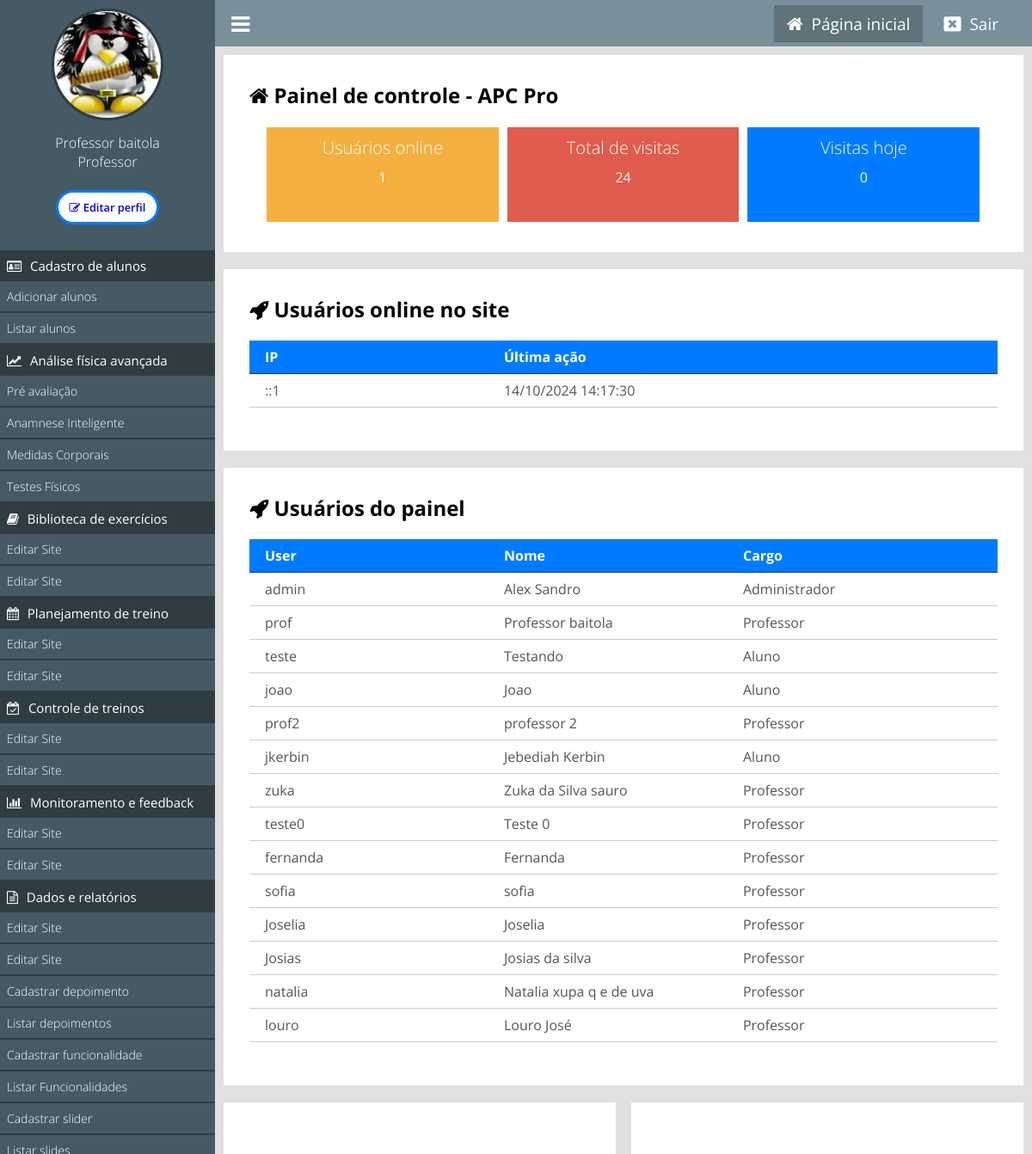
Page /painel/ (signed in) on the committed database.
### painel/pages/funcoes.php (called while the page is built, shortened)
<?php
function obterLinkAnamnese($usuario_id) {
    $conn = new mysqli(HOST, USER, PASSWORD, DATABASE);
    $sql = "
        SELECT *
        FROM tb_perfis_usuarios
        WHERE usuario_id = ?
        ORDER BY data_avaliacao DESC
        LIMIT 1
    ";
    $stmt = $conn->prepare($sql);
    $stmt->bind_param('i', $usuario_id);
    $stmt->execute();
    $result = $stmt->get_result();
    $perfil = $result->fetch_assoc();
    if (!$perfil) {
        return "anamnese-geral";
    }
    return $link ?? "anamnese-geral";
}
?>

### classes/MySql.php (called while the page is built)
<?php
    class MySql{
        private static $pdo;
        public static function conectar(){
            if(self::$pdo == null){
                try{
                    self::$pdo = new PDO('mysql:host='.HOST.';dbname='.DATABASE,USER,PASSWORD,array(PDO::MYSQL_ATTR_INIT_COMMAND => "SET NAMES utf8"));
                    self::$pdo->setAttribute(PDO::ATTR_ERRMODE,PDO::ERRMODE_EXCEPTION);
                }catch(Exception $e) {
                    echo 'erro ao conectar, tente novamente mais tarde';
                }
            }
            return self::$pdo;
        }
    }
?>

### painel/pages/home.php (the view, shortened to what this page needs)
<?php
    $usuariosOnline = Painel::listarUsuariosOnline();
    $pegarVisitasTotais = MySql::conectar()->prepare("SELECT * FROM `tb_admin.visitas`");
    $pegarVisitasTotais->execute();
    $pegarVisitasTotais = $pegarVisitasTotais->rowCount();
    $pegarVisitasHoje = MySql::conectar()->prepare("SELECT * FROM `tb_admin.visitas` WHERE dia =?");
    $pegarVisitasHoje->execute(array(date('Y-m-d')));
    $pegarVisitasHoje = $pegarVisitasHoje->rowCount();
?>
<div class="box-content left w100">
    <h2><i class="fa fa-home"></i> Painel de controle - <?php echo NOME_EMPRESA ?></h2>
    <div class="box-metricas">
    <div class="box-metrica-single">
        <div class="box-metrica-wraper">
            <h2>Usuários  online</h2>
                <p><?php echo count($usuariosOnline); ?></p>
            </div>
        </div>
        <div class="box-metrica-single">
            <div class="box-metrica-wraper">
                <h2>Total de visitas</h2>
                <p><?php echo $pegarVisitasTotais; ?></p>
            </div>
        </div>
        <div class="box-metrica-single">
            <div class="box-metrica-wraper">
                <h2>Visitas hoje</h2>
                <p><?php echo $pegarVisitasHoje; ?></p>
            </div>
        </div>
    </div>
</div>
<div class="box-content left w100">
    <h2><i class="fa fa-rocket" aria-hidden="true"></i> Usuários online no site</h2>
    <div class="table-responsive">
        <div class="row">
            <div class="col">
                <span>IP</span>
            </div>
            <div class="col">
                <span>Última ação</span>
            </div>
        </div>
    <?php
        foreach ($usuariosOnline as $key => $value) {
    ?>
        <div class="row">
            <div class="col">
                <span><?php echo $value['ip'] ?></span>
            </div>
            <div class="col">
                <span><?php echo date('d/m/Y H:i:s',strtotime($value['ultima_acao'])) ?></span>
            </div>
        </div>
    <?php } ?>
    </div>
</div>
<div class="box-content left w100">
    <h2><i class="fa fa-rocket" aria-hidden="true"></i> Usuários do painel</h2>
    <div class="table-responsive">
        <div class="row">
            <div class="col">
                <span>User</span>
            </div>
            <div class="col">
                <span>Nome</span>
            </div>
            <div class="col">
                <span>Cargo</span>
            </div>
        </div>
    <?php
        $usuariosPainel = MySql::conectar()->prepare("SELECT * FROM `tb_admin.usuarios`");
        $usuariosPainel->execute();
        $usuariosPainel = $usuariosPainel->fetchAll();
        foreach ($usuariosPainel as $key => $value) {
    ?>
        <div class="row">
            <div class="col">
                <span><?php echo $value['user'] ?></span>
            </div>
            <div class="col">
                <span><?php echo $value['nome'] ?></span>
            </div>
            <div class="col">
                <span><?php echo pegaCargo($value['cargo']); ?></span>
            </div>
        </div>
    <?php } ?>
    </div>
</div>
    <div class="box-content left w50">
    </div>
    <div class="box-content right w50">
    </div>

### painel/index.php
<?php
    include_once('../config.php');
    if(Painel::logado() == false){
        include('login.php');
    } else {
        include('main.php');
    }
?>

### painel/main.php (shortened to what this page needs)
<?php
    include_once('../config.php');
    include_once('pages/funcoes.php');
    $usuario_id = $_SESSION['id'];
    $anamneseLink = obterLinkAnamnese($usuario_id);
?>
<!DOCTYPE html>
<html lang="pt-br">
<head>
    <link rel="stylesheet" href="https://cdnjs.cloudflare.com/ajax/libs/font-awesome/4.7.0/css/font-awesome.min.css">
    <link href="<?php echo INCLUDE_PATH_PAINEL ?>css/style.css" rel="stylesheet"/>
    <link rel="stylesheet" href="https://cdn.datatables.net/2.1.8/css/dataTables.dataTables.css">
</head>
<body>
<div class="menu">
    <div class="menu-wraper">
        <div class="box-usuario">
            <?php
                if($_SESSION['img'] == ''){
            ?>
                <div class="avatar-usuario">
                    <i class="fa fa-user"></i>
                </div>
            <?php } else { ?>
                <div class="imagem-usuario">
                    <img src="<?php echo INCLUDE_PATH_PAINEL ?>uploads/<?php echo $_SESSION['img']; ?>" />
                </div>
            <?php } ?>
            <div class="nome-usuario">
                <p><?php echo $_SESSION['nome']; ?></p>
                <p><?php echo pegaCargo($_SESSION['cargo']); ?></p><br>
                <button><a href="<?php echo INCLUDE_PATH_PAINEL ?>editar-perfil"><i class="fa fa-pencil-square-o" aria-hidden="true"></i>  Editar perfil</a></button>
            </div>
        </div>
        <div class="items-menu">
            <h2 <?php verificaPermissaoMenu(1); ?>id="menu-usuarios" class="ativo"><i class="fa fa-id-card-o" aria-hidden="true"></i> Cadastro de <?php if($_SESSION['cargo'] == 2) { echo 'professores'; } else { echo 'alunos'; } ?></h2>
            <a <?php selecionadoMenu('adicionar-usuario');  ?> href="<?php echo INCLUDE_PATH_PAINEL ?>adicionar-usuario">Adicionar <?php if($_SESSION['cargo'] == 2) { echo 'professores'; } else { echo 'alunos'; } ?> </a>
            <a <?php selecionadoMenu('listar-usuarios'); ?> href="<?php echo INCLUDE_PATH_PAINEL ?>listar-usuarios">Listar <?php if($_SESSION['cargo'] == 2) { echo 'professores'; } else { echo 'alunos'; } ?></a>
            <h2 id="menu-analise"><i class="fa fa-line-chart" aria-hidden="true"></i> Análise física avançada</h2>
            <a <?php selecionadoMenu('formulario-perfis'); ?>href="<?php echo INCLUDE_PATH_PAINEL ?>formulario-perfis">Pré avaliação</a>
            <a <?php selecionadoMenu($anamneseLink); ?> href="<?php echo INCLUDE_PATH_PAINEL . $anamneseLink;?>">Anamnese Inteligente</a>
            <a <?php selecionadoMenu('medidas-corporais'); ?>href="">Medidas Corporais</a>
            <a <?php selecionadoMenu('testes-fisicos'); ?>href="">Testes Físicos</a>
            <h2 id="menu-biblioteca"><i class="fa fa-book" aria-hidden="true"></i> Biblioteca de exercícios</h2>
            <a <?php selecionadoMenu('editar-site'); ?>href="">Editar Site</a>
            <a <?php selecionadoMenu('editar-site'); ?>href="">Editar Site</a>
            <h2 id="menu-planejamento"><i class="fa fa-calendar" aria-hidden="true"></i> Planejamento de treino</h2>
            <a <?php selecionadoMenu('editar-site'); ?>href="">Editar Site</a>
            <a <?php selecionadoMenu('editar-site'); ?>href="">Editar Site</a>
            <h2 id="menu-controle"><i class="fa fa-calendar-check-o" aria-hidden="true"></i> Controle de treinos</h2>
            <a <?php selecionadoMenu('editar-site'); ?>href="">Editar Site</a>
            <a <?php selecionadoMenu('editar-site'); ?>href="">Editar Site</a>
            <h2 id="menu-monitoramento"><i class="fa fa-bar-chart" aria-hidden="true"></i> Monitoramento e feedback</h2>
            <a <?php selecionadoMenu('editar-site'); ?>href="">Editar Site</a>
            <a <?php selecionadoMenu('editar-site'); ?>href="">Editar Site</a>
            <h2 id="menu-relatorio"><i class="fa fa-file-text-o" aria-hidden="true"></i> Dados e relatórios</h2>
            <a <?php selecionadoMenu('editar-site'); ?>href="">Editar Site</a>
            <a <?php selecionadoMenu('editar-site'); ?>href="">Editar Site</a>
            <a <?php selecionadoMenu('cadastrar-depoimento'); ?>href="<?php echo INCLUDE_PATH_PAINEL ?>cadastrar-depoimento">Cadastrar depoimento</a>
            <a <?php selecionadoMenu('listar-depoimentos'); ?>href="<?php echo INCLUDE_PATH_PAINEL ?>listar-depoimentos">Listar depoimentos</a>
            <a <?php selecionadoMenu('cadastrar-funcionalidade'); ?>href="">Cadastrar funcionalidade</a>
            <a <?php selecionadoMenu('listar-funcionalidades'); ?>href="">Listar Funcionalidades</a>
            <a <?php selecionadoMenu('cadastrar-slider'); ?>href="">Cadastrar slider</a>
            <a <?php selecionadoMenu('listar-slides'); ?>href="">Listar slides</a>
        </div>
    </div>
</div>
    <header>
        <div class="center">
            <div class="menu-btn">
                <i class="fa fa-bars"></i>
            </div>
            <div class="logout">
                <a <?php if(@$_GET['url'] == ''){ ?> style="background: #60727a; padding: 8px 15px;" <?php } ?> href="<?php echo INCLUDE_PATH_PAINEL ?>"><i class="fa fa-home"></i><span>Página inicial</span></a>
                <a href="<?php echo INCLUDE_PATH_PAINEL ?>?logout"><i class="fa fa-window-close"></i><span>Sair</span></a>
            </div>
        </div>
    </header>
<div class="content">
    <?php Painel::loadPage(); ?>
</div>
</body>
</html>

### config.php (shortened to what this page needs)
<?php
	function pegaCargo($indice){
		return Painel::$cargos[$indice];
	}
	function selecionadoMenu($par) {
		$url = isset($_GET['url']) ? explode('/', filter_var($_GET['url'], FILTER_SANITIZE_URL))[0] : '';
		if ($url === $par) {
			echo 'class="menu-active"';
		}
	}
	function verificaPermissaoMenu($permissao){
		if($_SESSION['cargo'] >= $permissao){
			return;
		} else {
			echo 'style="display:none;"';
		}
	}
?>

### classes/Painel.php (shortened to what this page needs)
<?php
class Painel {
    public static function logado(){
        return isset($_SESSION['login']) ? true : false;
    }
    public static function loadPage(){
        if (isset($_GET['url'])) {
            $url = explode('/', $_GET['url']);
            if (file_exists('pages/' . $url[0] . '.php')) {
                include('pages/' . $url[0] . '.php');
            } else {
                header('Location: ' . INCLUDE_PATH_PAINEL);
            }
        } else {
            include('pages/home.php');
        }
    }
    public static function listarUsuariosOnline(){
        $sql = MySql::conectar()->prepare("SELECT * FROM `tb_admin.online`");
        $sql->execute();
        return $sql->fetchAll();
    }
    public static function limparUsuariosOnline(){
        $date = date('Y-m-d H:i:s');
    }
}
?>

### painel/css/style.css (style rules this page uses)
* { margin: 0; padding: 0; box-sizing: border-box; font-family: 'Open Sans', sans-serif; }
html,body { height: 100%; background: rgb(225,225,225); }
body { overflow-x: hidden; }
.center { padding: 0 2%; margin: 0 auto; }
header { position: relative; left: 250px; padding: 10px 0; background: #78909C; width: calc(100% - 250px); }
.logout { float: right; }
.logout a { padding: 0 20px; position: relative; top: 4px; color: white; font-size: 20px; text-decoration: none; }
.logout a > span { text-decoration: none; font-size: 19px; padding-left: 10px; }
.menu-btn { float: left; cursor: pointer; font-size: 25px; color: white; }
.menu-wraper { width: 250px; }
div.menu { overflow-x: hidden; overflow-y: auto; height: 100%; padding: 10px 0; position: fixed; left: 0; top: 0; background: #455A64; float: left; width: 250px; }
div.box-usuario { text-align: center; }
.imagem-usuario > img { display: inline-block; width: 130px; height: 130px; border-radius: 50%; border: 3px solid #2F3D42; }
.nome-usuario { text-align: center; margin-top: 10px; }
.nome-usuario p { color: white; font-size: 16px; font-weight: 300; }
.nome-usuario button a { text-decoration: none; }
.nome-usuario button { width: 120px; height: 40px; border: 3px solid #007bff; border-radius: 45px; transition: all 0.3s; cursor: pointer; background: white; font-size: 0.8em; font-weight: 550; text-decoration: nome; }
.w100 { width: 100%; }
.w50 { width: 49%; }
.left { float: left; }
.right { float: right; }
.content { width: calc(100% - 250px); position: relative; left: 250px; padding: 10px; }
.box-content { background: white; padding: 30px; margin-bottom: 20px; }
.box-metricas h2 { font-weight: 300; font-size: 23px; }
.items-menu { margin-top: 30px; }
.items-menu h2 { text-align: left; font-weight: normal; font-size: 15px; background: #2F3D42; color: white; padding: 8px; cursor: pointer; }
.items-menu h2 i { padding-right: 6px; }
.items-menu a { display: block; padding: 8px; font-weight: 300; font-size: 14px; text-decoration: none; color: white; border-bottom: 2px solid #2F3D42; }
.box-metricas { margin-top:16px; padding:0 15px; }
.box-metrica-single { float: left; position: relative; width: 33.3%; background: #F4B03E; border: 5px solid white; }
.box-metricas .box-metrica-single:nth-of-type(2) { background: #E05C4E; }
.box-metricas .box-metrica-single:nth-of-type(3) { background: #007bff; }
.box-metrica-wraper { padding: 10px 20px; text-align: center; color: white; }
.box-metrica-wraper h2 { font-size: 20px; }
.box-metrica-wraper p { padding: 10px 0; font-size: 16px; }
.table-responsive { max-width: 960px; margin: 20px auto; }
.table-responsive .row:nth-of-type(1) { font-weight: bold; background: #007bff; color: white; border-bottom: 1px solid #333; }
.table-responsive .row { color: #555; border-bottom: 1px solid #ccc; padding: 8px 18px; }
.col { float: left; width: 33.33%; }
@media screen and (max-width: 1200px) { .box-metrica-single { height: 120px; } }

### rows in the picture
tb_admin.online: ip "::1", ultima_acao "14/10/2024 14:17:30"
tb_admin.usuarios: user "admin", nome "Alex Sandro", cargo "Administrador"
tb_admin.usuarios: user "prof", nome "Professor baitola", cargo "Professor"
tb_admin.usuarios: user "teste", nome "Testando", cargo "Aluno"
tb_admin.usuarios: user "joao", nome "Joao", cargo "Aluno"
tb_admin.usuarios: user "prof2", nome "professor 2", cargo "Professor"
tb_admin.usuarios: user "jkerbin", nome "Jebediah Kerbin", cargo "Aluno"
tb_admin.usuarios: user "zuka", nome "Zuka da Silva sauro", cargo "Professor"
tb_admin.usuarios: user "teste0", nome "Teste 0", cargo "Professor"
tb_admin.usuarios: user "fernanda", nome "Fernanda", cargo "Professor"
tb_admin.usuarios: user "sofia", nome "sofia", cargo "Professor"
tb_admin.usuarios: user "Joselia", nome "Joselia", cargo "Professor"
tb_admin.usuarios: user "Josias", nome "Josias da silva", cargo "Professor"
tb_admin.usuarios: user "natalia", nome "Natalia xupa q e de uva", cargo "Professor"
tb_admin.usuarios: user "louro", nome "Louro José", cargo "Professor"

### other values in the picture
$_SESSION['nome'] "Professor baitola"
pegaCargo($_SESSION['cargo']) "Professor"
NOME_EMPRESA "APC Pro"
count($usuariosOnline) "1"
$pegarVisitasTotais "24"
$pegarVisitasHoje "0"
